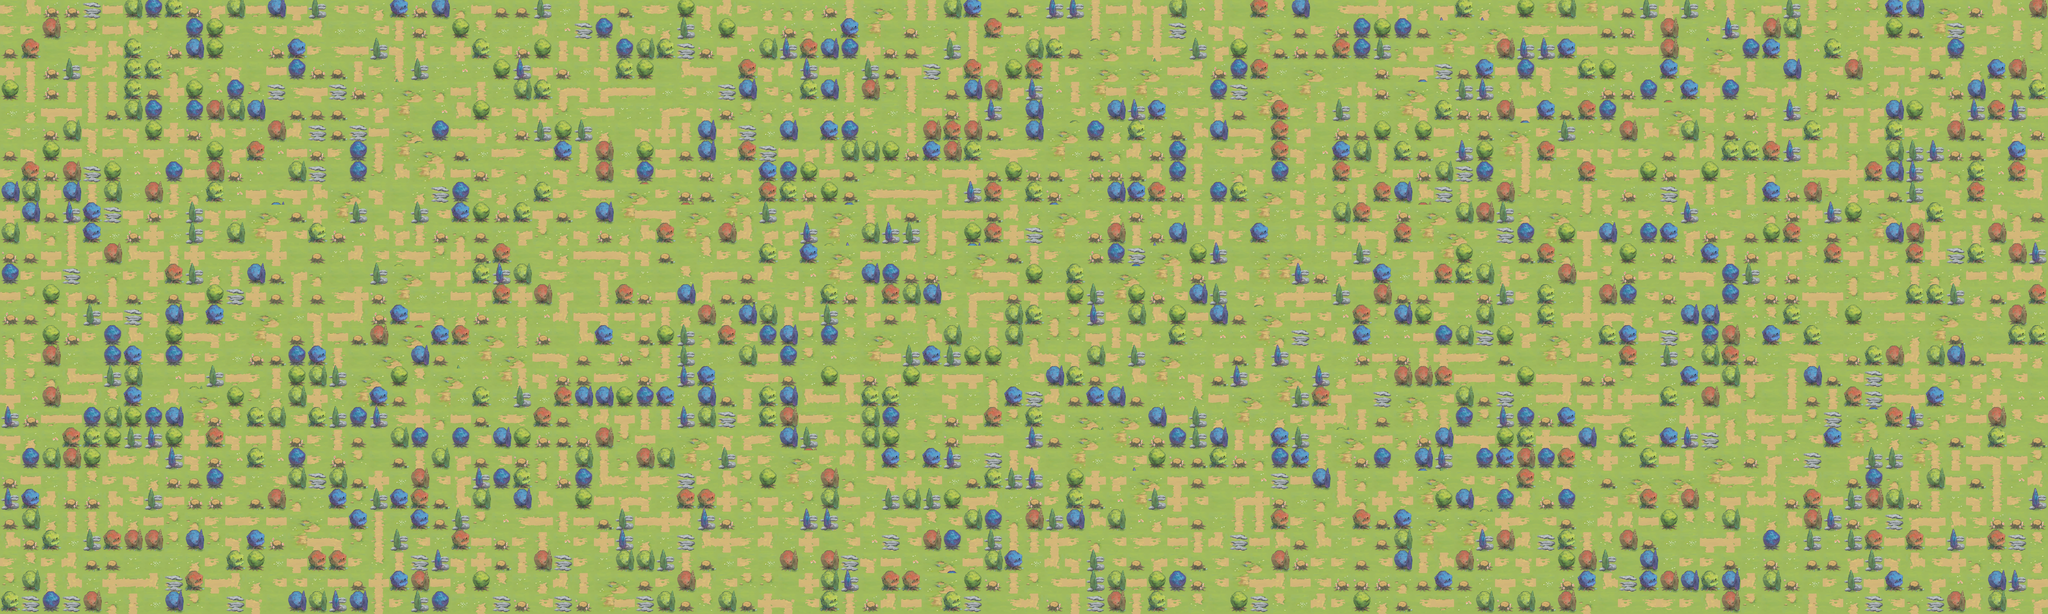

A 2D game scene composited from a Tiled map and its tileset images. What follows is a short description and the map's XML, with each tile layer's data collapsed to a summary:
An orthogonal 100x30 tile map with 128x128 px tiles, 1 tile layer (Tile Layer 1).

<map version="1.9" tiledversion="1.9.0" orientation="orthogonal" renderorder="right-down" width="100" height="30" tilewidth="128" tileheight="128" infinite="0" nextlayerid="2" nextobjectid="1">
 <tileset firstgid="1" source="Tiles.tsx" />
 <layer id="1" name="Tile Layer 1" width="100" height="30">
  <data>[3000 cells, 3000 non-empty, 38 distinct tile ids]</data>
 </layer>
</map>
